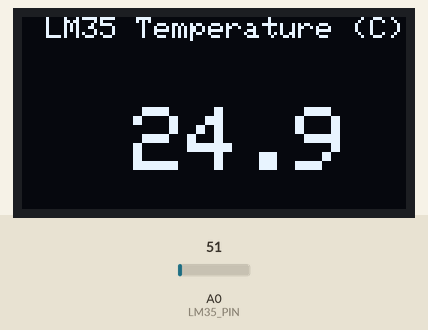
This sketch was run on a simulated Arduino Uno, built with avr-gcc and run on an emulated ATmega328P. Parts: 128×64 one-colour display. Inputs (shaded band) come from the test bench; at power-on: A0 (LM35_PIN) = 51. What the sketch prints to the serial monitor is not drawn.

Above: at 1.5 s.
1.6 s: A0 (LM35_PIN) set to 61
At 2.7 s:
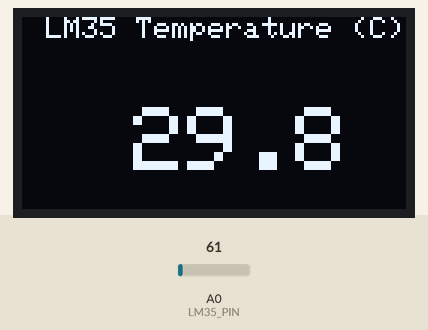
3.2 s: A0 (LM35_PIN) set to 69
At 4.3 s:
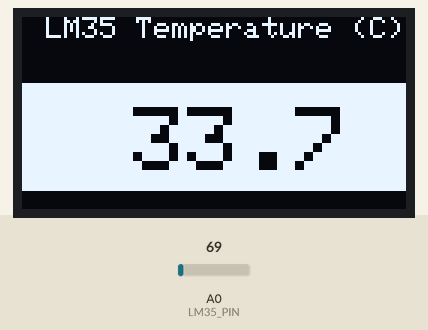
5.0 s: A0 (LM35_PIN) set to 86
At 6.1 s:
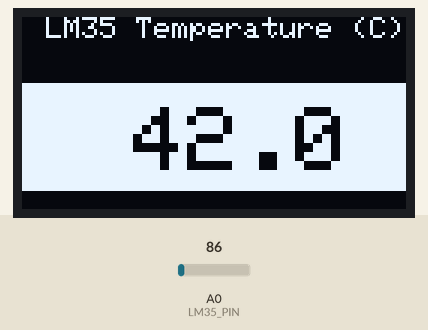
Timing chart, 0 to 8.0 s (numbered marks = the images above; inputs shaded):
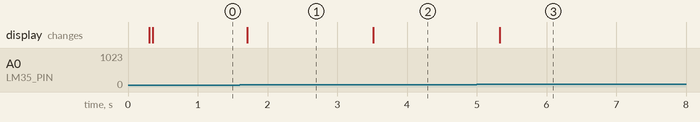

Measured:
- the behaviour switches between 61 and 62 on A0 (LM35_PIN) (found by bisection; images 1 and 2)
- after the input at 1.6 s, the display: changes after 0.11 s (image 1)
- after the input at 3.2 s, the display: changes after 0.32 s (image 2)
- after the input at 5.0 s, the display: changes after 0.33 s (image 3)

The sketch:

Labo03.ino
```cpp
#include <SPI.h>
#include <Wire.h>
#include <Adafruit_GFX.h>
#include <Adafruit_SH110X.h>

#define i2c_Address 0x3C
#define SCREEN_WIDTH 128
#define SCREEN_HEIGHT 64
#define OLED_RESET -1
Adafruit_SH1106G display = Adafruit_SH1106G(SCREEN_WIDTH, SCREEN_HEIGHT, &Wire, OLED_RESET);

const int LM35_PIN = A0;
const float VREF = 5.0;
const int N_SAMPLES = 10;

float leerTemperaturaC() {
  long suma = 0;
  for (int i = 0; i < N_SAMPLES; i++) {
    suma += analogRead(LM35_PIN);
    delay(2);
  }
  float lectura = suma / (float)N_SAMPLES;
  float voltaje = lectura * (VREF / 1023.0);
  float tempC = voltaje * 100.0;             // 10 mV/°C => *100
  return tempC;
}

void setup() {
  Serial.begin(9600);
  delay(250);
  display.begin(i2c_Address, true);
  display.setContrast(255);
  display.clearDisplay();
  display.display();
}

void loop() {
  float tC = leerTemperaturaC();
  Serial.print("Temp (C): ");
  Serial.println(tC, 1);

  display.clearDisplay();

  display.setTextSize(1);
  display.setTextColor(SH110X_WHITE);
  display.setCursor(8, 0);
  display.println("LM35 Temperature (C)");

  display.setTextSize(3);

  if (tC >= 30.0) {
    display.fillRect(0, 22, SCREEN_WIDTH, 36, SH110X_WHITE);
    display.setTextColor(SH110X_BLACK, SH110X_WHITE);
  } else {
    display.setTextColor(SH110X_WHITE);
  }

  char buf[10];
  dtostrf(tC, 5, 1, buf);
  int16_t x1, y1;
  uint16_t w, h;
  display.getTextBounds(buf, 0, 0, &x1, &y1, &w, &h);
  int x = (SCREEN_WIDTH - w) / 2;
  display.setCursor(x, 30);
  display.print(buf);

  display.setTextSize(1);
  display.setTextColor(SH110X_WHITE);
  display.setCursor(8, 60 - 8);

  display.display();

  delay(400);
}
```
